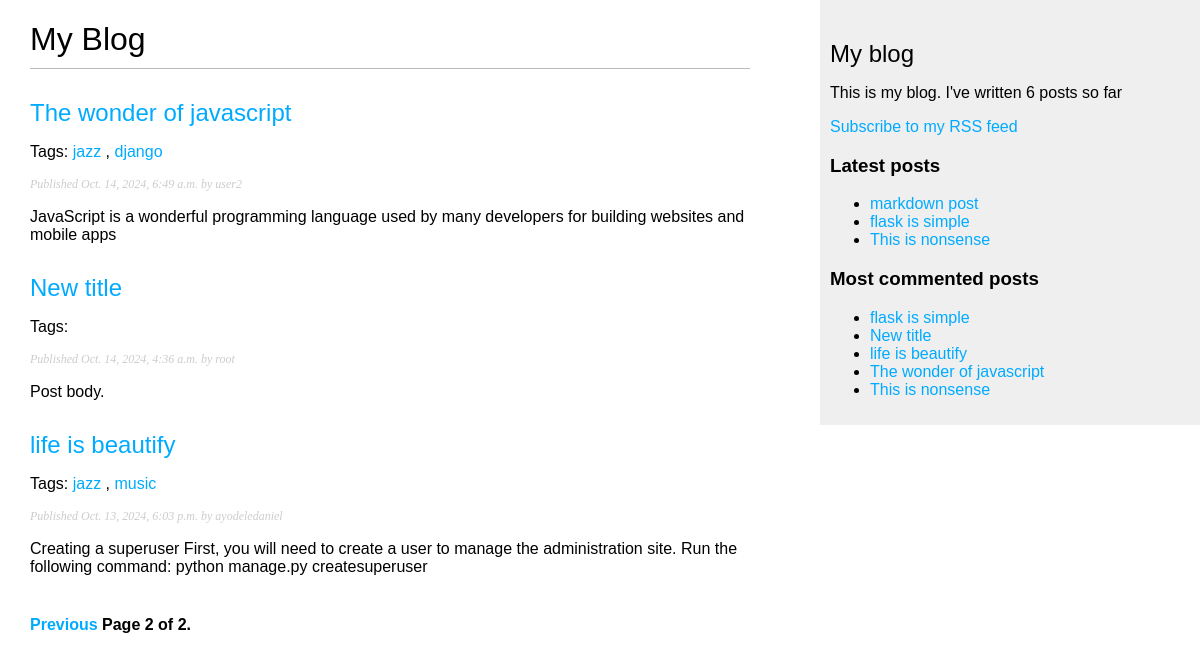
Screenshot of /blog/?page=2 with the database file from the repository.
### blog/models.py (models this page shows, shortened)
class Post(models.Model):
    class Status(models.TextChoices):
        DRAFT = 'DF', 'Draft'
        PUBLISHED = 'PB', 'Published'
    title = models.CharField(max_length=250)
    slug = models.SlugField(max_length=250, unique_for_date='publish')
    author = models.ForeignKey(
        settings.AUTH_USER_MODEL,
        on_delete=models.CASCADE,
        related_name='blog_posts'
    )
    body = models.TextField()
    publish = models.DateTimeField(default=timezone.now)
    created = models.DateTimeField(auto_now_add=True)
    updated = models.DateTimeField(auto_now=True)
    status = models.CharField(
        max_length=2,
        choices=Status,
        default=Status.DRAFT
    )
    objects = models.Manager() # The default manager.
    published = PublishedManager() # Our custom manager
    tags = TaggableManager()
    class Meta:
        ordering = ['-publish']
        indexes = [
            models.Index(fields=['-publish']),
        ]
    """
    The reverse() function will build the URL dynamically using the URL name defined
    in the URL paterns. We have used the blog namespace followed by a colon and
    the post_detail URL name. Remeber that the blog namespace is defined in the
    main urls.py file of the project when including the URL
    patterns from blog.urls. The post_detail URL is defined in the urls.py file of the blog application.mt
    """
    def get_absolute_url(self):
        return reverse(
            'blog:post_detail',
            args=[
                self.publish.year,
                self.publish.month,
                self.publish.day,
                self.slug]
        )

### blog/views.py (the view)
# urls.py: path('', views.post_list, name="post_list"),
def post_list(request, tag_slug=None): # this request parameter is required by all views
    post_list = Post.published.all()
    tag = None
    if tag_slug:
        tag = get_object_or_404(Tag, slug=tag_slug)
        post_list = post_list.filter(tags__in=[tag])
    paginator = Paginator(post_list, 3)
    page_number = request.GET.get('page', 1)
    try:
        posts = paginator.page(page_number)
    except PageNotAnInteger:
        posts = pagination.page(1)
    except EmptyPage:
        posts = paginator.page(paginator.num_pages)
    return render(request, 'blog/post/list.html', {'posts': posts, 'tags': tag})

### blog/models.py (called while the page is built)
    def get_queryset(self):
        return (
            super().get_queryset().filter(status=Post.Status.PUBLISHED)
        )

### blog/templatetags/blog_tags.py (called while the page is built)
@register.simple_tag
def total_posts():
    return Post.published.count()

@register.inclusion_tag('blog/post/latest_posts.html')
def show_latest_posts(count=5): # The counts specifies the number of posts to display
    latest_posts = Post.published.order_by('-publish')[:count]
    return {'latest_posts': latest_posts}

@register.simple_tag
def get_most_commented_posts(count=5):
    return Post.published.annotate(
        total_comments=Count('comments')
    ).order_by('-total_comments')[:count]

@register.filter(name='markdown')
def markdown_format(text):
    return mark_safe(markdown.markdown(text))

### blog/templates/blog/post/list.html (shortened to what this page needs)
{% extends "blog/base.html" %}
{% load blog_tags %}
{% block content %}
    <h1>My Blog</h1>
    {% for post in posts %}
       <h2><a href="{{ post.get_absolute_url }}">{{ post.title }}</a> </h2>
       <p class="tags">
         Tags:
         {% for tag in post.tags.all %}
           <a href="{% url "blog:post_list_by_tag" tag.slug %}">
             {{ tag.name }}
           </a>{% if not forloop.last %}, {% endif %}
         {% endfor %}
       </p>
       <p class="date">Published {{ post.publish }} by {{ post.author }}</p>
       {{ post.body|markdown|truncatewords_html:30 }}
    {% endfor %}
    {% include "pagination.html" with page=posts %}
{% endblock %}

### blog/templates/blog/base.html (shortened to what this page needs)
{% load blog_tags %}
{% load static %}
<!DOCTYPE html>
<html>
<head>
 <link href="{% static "css/blog.css" %}" rel="stylesheet">
</head>
<body>
    <div id="content">
        {% block content %}
        {% endblock %}
    </div>
    <div id="sidebar">
       <h2>My blog</h2>
       <p>This is my blog. I've written {% total_posts %} posts so far</p>
       <p>
         <a href="{% url "blog:post_feed" %}">Subscribe to my RSS feed</a>
       </p>
       <h3>Latest posts</h3>
       {% show_latest_posts 3 %}
       <h3>Most commented posts</h3>
       {% get_most_commented_posts as most_commented_posts %}
       <ul>
         {% for post in most_commented_posts %}
           <li>
             <a href="{{ post.get_absolute_url }}">{{ post.title }}</a>
           </li>
         {% endfor %}
       </ul>
    </div>
</body>
</html>

### blog/templates/blog/post/latest_posts.html
<ul>
  {% for post in latest_posts %}
  <li>
    <a href="{{ post.get_absolute_url }}">{{ post.title }}</a>
  </li>
  {% endfor %}
</ul>

### blog/static/css/blog.css (style rules this page uses)
body { margin:0; padding:0; font-family:helvetica, sans-serif; }
a { color:#00abff; text-decoration:none; }
h1 { font-weight:normal; border-bottom:1px solid #bbb; padding:0 0 10px 0; }
h2 { font-weight:normal; margin:30px 0 0; }
#content { float:left; width:60%; padding:0 0 0 30px; }
#sidebar { float:right; width:30%; padding:10px; background:#efefef; height:100%; }
p.date { color:#ccc; font-family: georgia, serif; font-size: 12px; font-style: italic; }

### rows the page displays
Post: title "The wonder of javascript", publish "Oct. 14, 2024, 6:49 a.m.", author "user2", body "JavaScript is a wonderful programming language used by many developers for building websites and mobile apps"
Tag: name "jazz"
Tag: name "django"
Post: title "New title", publish "Oct. 14, 2024, 4:36 a.m.", author "root", body "Post body."
Post: title "life is beautify", publish "Oct. 13, 2024, 6:03 p.m.", author "ayodeledaniel", body "Creating a superuser First, you will need to create a user to manage the administration site. Run the following command: python manage.py createsuperuser"
Tag: name "music"
Post: title "markdown post"
Post: title "flask is simple"
Post: title "This is nonsense"

### other values shown
{{ page.number }} "2"
{{ page.paginator.num_pages }} "2"
